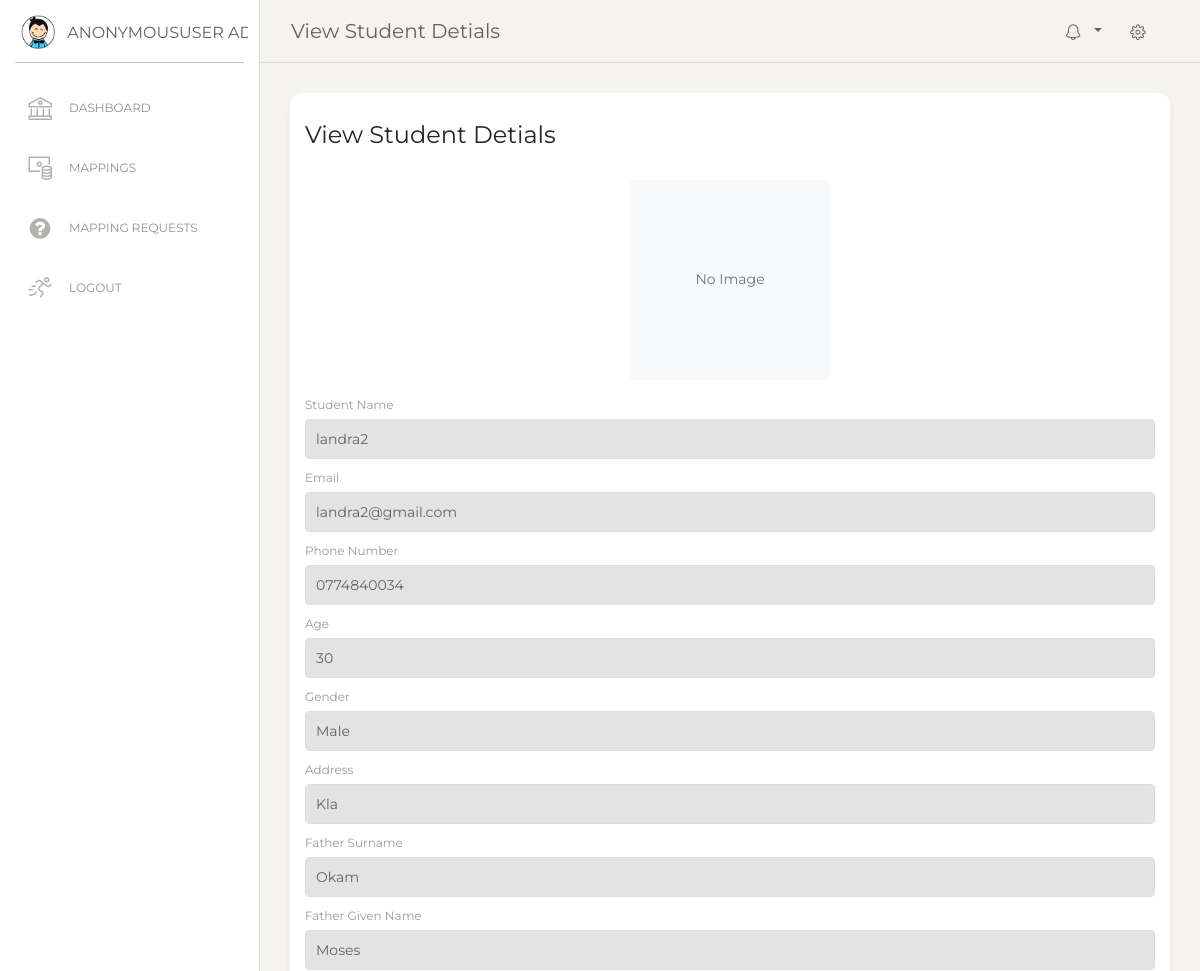
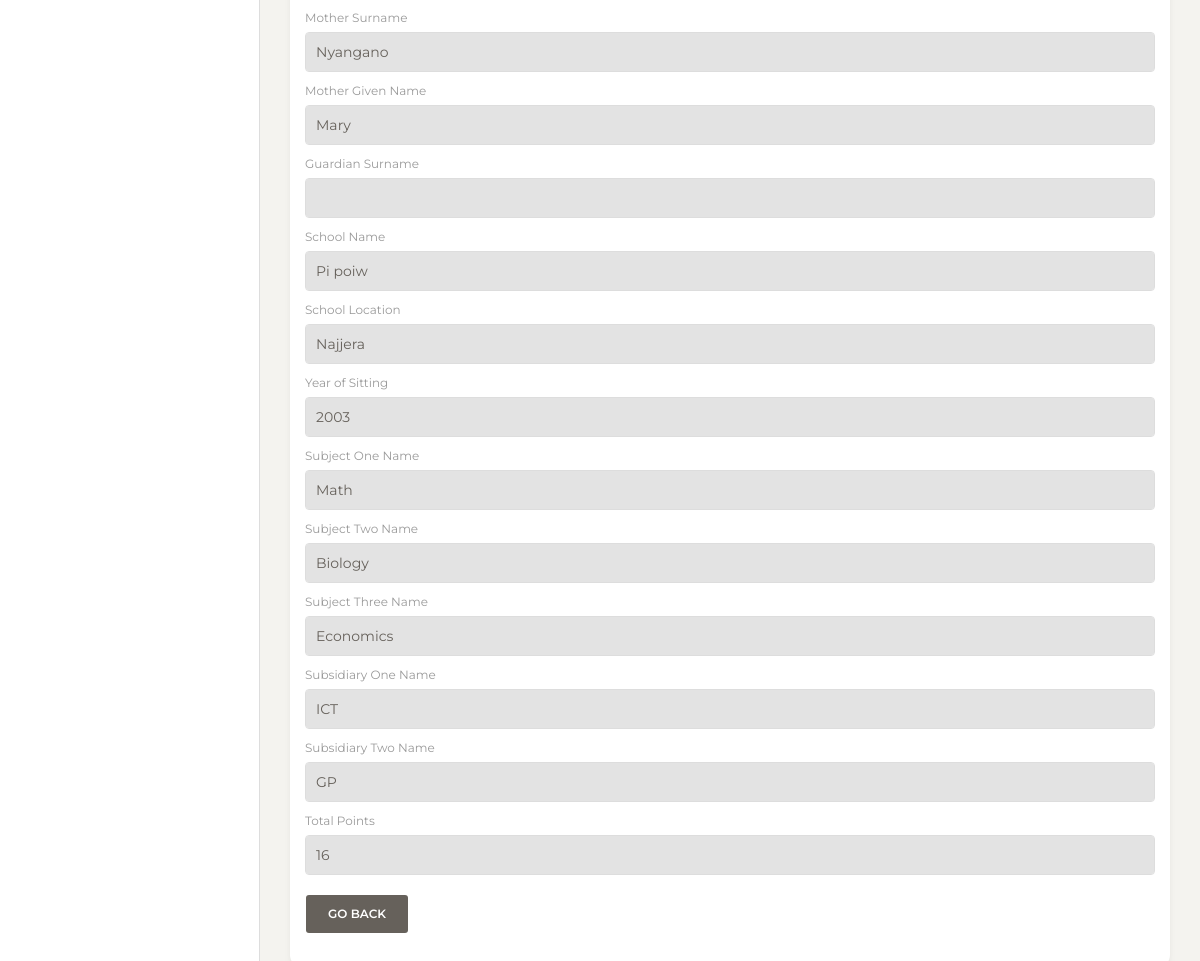
/my_admin/view_student_details/17/, run on the app's committed database (2 pictures, top to bottom).
### apis/models.py (models this page shows, shortened)
class UserModel(models.Model):
    fullName = models.CharField(max_length=100)
    email = models.EmailField()
    phoneNumber = models.CharField(max_length=20)
    password = models.CharField(max_length=100)

class DetailsModel(models.Model):
    userId = models.TextField(max_length=100)
    surname = models.CharField(max_length=100)
    otherNames = models.CharField(max_length=100)
    email = models.EmailField()
    phoneNumber = models.CharField(max_length=20)
    age = models.CharField(max_length=10)
    gender = models.CharField(max_length=10)
    address = models.TextField()
    profilePicture = models.URLField(null=True, blank=True)

class FamEducationModel(models.Model):
    userId = models.TextField(max_length=200)
    fatherStatus = models.CharField(max_length=50)
    fatherSurname = models.CharField(max_length=100)
    fatherGivenName = models.CharField(max_length=100)
    fatherNationalId = models.CharField(max_length=50)
    fatherNationalIdPictureUrl = models.URLField()
    motherStatus = models.CharField(max_length=50)
    motherSurname = models.CharField(max_length=100)
    motherGivenName = models.CharField(max_length=100)
    motherNationalId = models.CharField(max_length=50)
    motherNationalIdPictureUrl = models.URLField()
    guardianSurname = models.CharField(max_length=100)
    guardianGivenName = models.CharField(max_length=100)
    guardianNationalId = models.CharField(max_length=50)
    guardianNationalIdPictureUrl = models.URLField()
    studentStatus = models.CharField(max_length=50)
    regNo = models.CharField(max_length=50)
    studentNo = models.CharField(max_length=50)
    courseName = models.CharField(max_length=100)
    college = models.CharField(max_length=100)
    artsOrSciences = models.CharField(max_length=50)
    yearOfStudy = models.CharField(max_length=10)
    currentCGPA = models.CharField(max_length=10)
    tuitionAmountPerSemester = models.CharField(max_length=20)
    pictureOfPortalUrl = models.URLField()
    schoolName = models.CharField(max_length=100)
    schoolLocation = models.CharField(max_length=100)
    yearOfSitting = models.CharField(max_length=10)
    subjectOneName = models.CharField(max_length=50)
    subjectOneGrade = models.CharField(max_length=10)
    subjectOnePoints = models.CharField(max_length=10)
    subjectTwoName = models.CharField(max_length=50)
    subjectTwoGrade = models.CharField(max_length=10)
    subjectTwoPoints = models.CharField(max_length=10)
    subjectThreeName = models.CharField(max_length=50)
    subjectThreeGrade = models.CharField(max_length=10)
    subjectThreePoints = models.CharField(max_length=10)
    subsidiaryOneName = models.CharField(max_length=50)
    subsidiaryOneGrade = models.CharField(max_length=10)
    subsidiaryOnePoints = models.CharField(max_length=10)
    subsidiaryTwoName = models.CharField(max_length=50)
    subsidiaryTwoGrade = models.CharField(max_length=10)
    subsidiaryTwoPoints = models.CharField(max_length=10)
    totalPoints = models.CharField(max_length=10)
    pictureOfPassSlipUrl = models.URLField()

### u_educ_site/views.py (the view)
# urls.py: path('my_admin/view_student_details/<str:pk>/', views.viewStudent, name='admin_view_student'),
def viewStudent(request, pk):
    student = get_object_or_404(UserModel, id=pk)
    details_instance = get_object_or_404(DetailsModel, email=student.email)
    try:
        education_instance = FamEducationModel.objects.get(userId=details_instance.userId)
    except FamEducationModel.DoesNotExist:
        education_instance = None
    context = {
        'student': student,
        'details': details_instance,
        'education': education_instance,
        'page_title': 'View Student Detials',
    }
    return render(request, 'my_admin/view_student.html', context)

### templates/my_admin/view_student.html (shortened to what this page needs)
{% extends 'my_admin/admin_base.html' %}
{% load static %}
{% block content %}
<div class="main-panel">
    <div class="content">
        <div class="row">
            <div class="col-md-12">
                <div class="card">
                    <div class="card-header">
                        <h4 class="card-title">{{ page_title }}</h4>
                    </div>
                    <div class="card-body">
                        <form method="POST" action="#">
                            <div class="text-center mb-3">
                                <div class=" overflow-hidden mx-auto" style="width: 200px; height: 200px;">
                                    {% if details.profileImage %}
                                        <img src="#" alt="Profile Image" style="max-width: 100%; max-height: 100%; object-fit: cover;">
                                    {% else %}
                                        <div class="bg-light d-flex justify-content-center align-items-center" style="width: 100%; height: 100%;">
                                            <span class="text-secondary">No Image</span>
                                        </div>
                                    {% endif %}
                                </div>
                            </div>
                            <div class="form-group">
                                <label for="student_name">Student Name</label>
                                <input type="text" id="student_name" class="form-control" value="{{ student.fullName }}" readonly>
                            </div>
                            <div class="form-group">
                                <label for="student_email">Email</label>
                                <input type="text" id="student_email" class="form-control" value="{{ student.email }}" readonly>
                            </div>
                            <div class="form-group">
                                <label for="student_phone">Phone Number</label>
                                <input type="text" id="student_phone" class="form-control" value="{{ student.phoneNumber }}" readonly>
                            </div>
                            <div class="form-group">
                                <label for="student_age">Age</label>
                                <input type="text" id="student_age" class="form-control" value="{{ details.age }}" readonly>
                            </div>
                            <div class="form-group">
                                <label for="student_gender">Gender</label>
                                <input type="text" id="student_gender" class="form-control" value="{{ details.gender }}" readonly>
                            </div>
                            <div class="form-group">
                                <label for="student_address">Address</label>
                                <input type="text" id="student_address" class="form-control" value="{{ details.address }}" readonly>
                            </div>
                            {% if education %}
                                {% if education.fatherSurname %}
                                <div class="form-group">
                                    <label for="father_surname">Father Surname</label>
                                    <input type="text" id="father_surname" class="form-control" value="{{ education.fatherSurname }}" readonly>
                                </div>
                                {% endif %}
                                {% if education.fatherGivenName %}
                                <div class="form-group">
                                    <label for="father_given_name">Father Given Name</label>
                                    <input type="text" id="father_given_name" class="form-control" value="{{ education.fatherGivenName }}" readonly>
                                </div>
                                {% endif %}
                                {% if education.motherSurname %}
                                <div class="form-group">
                                    <label for="mother_surname">Mother Surname</label>
                                    <input type="text" id="mother_surname" class="form-control" value="{{ education.motherSurname }}" readonly>
                                </div>
                                {% endif %}
                                {% if education.motherGivenName %}
                                <div class="form-group">
                                    <label for="mother_given_name">Mother Given Name</label>
                                    <input type="text" id="mother_given_name" class="form-control" value="{{ education.motherGivenName }}" readonly>
                                </div>
                                {% endif %}
                                <div class="form-group">
                                    <label for="guardian_surname">Guardian Surname</label>
                                    <input type="text" id="guardian_surname" class="form-control" value="{{ education.guardianSurname }}" readonly>
                                </div>
                                {% if education.schoolName %}
                                <div class="form-group">
                                    <label for="school_name">School Name</label>
                                    <input type="text" id="school_name" class="form-control" value="{{ education.schoolName }}" readonly>
                                </div>
                                {% endif %}
                                {% if education.schoolLocation %}
                                <div class="form-group">
                                    <label for="school_location">School Location</label>
                                    <input type="text" id="school_location" class="form-control" value="{{ education.schoolLocation }}" readonly>
                                </div>
                                {% endif %}
                                {% if education.yearOfSitting %}
                                <div class="form-group">
                                    <label for="year_of_sitting">Year of Sitting</label>
                                    <input type="text" id="year_of_sitting" class="form-control" value="{{ education.yearOfSitting }}" readonly>
                                </div>
                                {% endif %}
                                {% if education.subjectOneName %}
                                <div class="form-group">
                                    <label for="subject_one_name">Subject One Name</label>
                                    <input type="text" id="subject_one_name" class="form-control" value="{{ education.subjectOneName }}" readonly>
                                </div>
                                {% endif %}
                                {% if education.subjectTwoName %}
                                <div class="form-group">
                                    <label for="subject_two_name">Subject Two Name</label>
                                    <input type="text" id="subject_two_name" class="form-control" value="{{ education.subjectTwoName }}" readonly>
                                </div>
                                {% endif %}
                                {% if education.subjectThreeName %}
                                <div class="form-group">
                                    <label for="subject_three_name">Subject Three Name</label>
                                    <input type="text" id="subject_three_name" class="form-control" value="{{ education.subjectThreeName }}" readonly>
                                </div>
                                {% endif %}
                                {% if education.subsidiaryOneName %}
                                <div class="form-group">
                                    <label for="subsidiary_one_name">Subsidiary One Name</label>
                                    <input type="text" id="subsidiary_one_name" class="form-control" value="{{ education.subsidiaryOneName }}" readonly>
                                </div>
                                {% endif %}
                                {% if education.subsidiaryTwoName %}
                                <div class="form-group">
                                    <label for="subsidiary_two_name">Subsidiary Two Name</label>
                                    <input type="text" id="subsidiary_two_name" class="form-control" value="{{ education.subsidiaryTwoName }}" readonly>
                                </div>
                                {% endif %}
                                {% if education.totalPoints %}
                                <div class="form-group">
                                    <label for="total_points">Total Points</label>
                                    <input type="text" id="total_points" class="form-control" value="{{ education.totalPoints }}" readonly>
                                </div>
                                {% endif %}
                            {% endif %}
                            <div class="form-group">
                                <a href="{{ request.META.HTTP_REFERER }}" class="btn btn-secondary">Go Back</a>
                            </div>
                        </form>
                    </div>
                </div>
            </div>
        </div>
    </div>
</div>
{% endblock %}

### data on the page
UserModel: fullName "landra2", email "landra2@gmail.com", phoneNumber "0774840034"
DetailsModel: age "30", gender "Male", address "Kla"
FamEducationModel: fatherSurname "Okam", fatherGivenName "Moses", motherSurname "Nyangano", motherGivenName "Mary", schoolName "Pi poiw", schoolLocation "Najjera", yearOfSitting "2003", subjectOneName "Math", subjectTwoName "Biology", subjectThreeName "Economics", subsidiaryOneName "ICT", subsidiaryTwoName "GP", totalPoints "16"

### other printed values
{{ page_title }} "View Student Detials"
{{ request.user }} "ANONYMOUSUSER"
